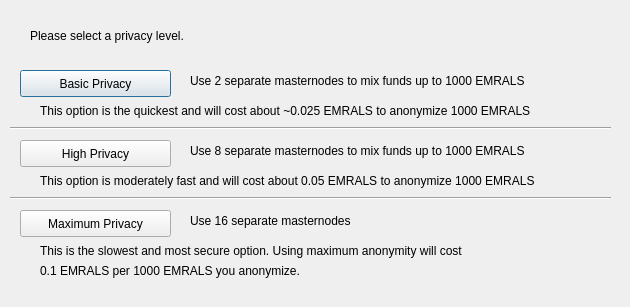
<?xml version="1.0" encoding="UTF-8"?>
<ui version="4.0">
 <class>DarksendConfig</class>
 <widget class="QDialog" name="DarksendConfig">
  <property name="geometry">
   <rect>
    <x>0</x>
    <y>0</y>
    <width>630</width>
    <height>307</height>
   </rect>
  </property>
  <property name="windowTitle">
   <string>Configure PrivateSend</string>
  </property>
  <widget class="QPushButton" name="buttonBasic">
   <property name="geometry">
    <rect>
     <x>20</x>
     <y>70</y>
     <width>151</width>
     <height>27</height>
    </rect>
   </property>
   <property name="text">
    <string>Basic Privacy</string>
   </property>
  </widget>
  <widget class="QPushButton" name="buttonHigh">
   <property name="geometry">
    <rect>
     <x>20</x>
     <y>140</y>
     <width>151</width>
     <height>27</height>
    </rect>
   </property>
   <property name="text">
    <string>High Privacy</string>
   </property>
  </widget>
  <widget class="QPushButton" name="buttonMax">
   <property name="geometry">
    <rect>
     <x>20</x>
     <y>210</y>
     <width>151</width>
     <height>27</height>
    </rect>
   </property>
   <property name="text">
    <string>Maximum Privacy</string>
   </property>
  </widget>
  <widget class="QLabel" name="label">
   <property name="geometry">
    <rect>
     <x>30</x>
     <y>20</y>
     <width>571</width>
     <height>31</height>
    </rect>
   </property>
   <property name="text">
    <string>Please select a privacy level.</string>
   </property>
  </widget>
  <widget class="QLabel" name="label_2">
   <property name="geometry">
    <rect>
     <x>190</x>
     <y>70</y>
     <width>421</width>
     <height>21</height>
    </rect>
   </property>
   <property name="text">
    <string>Use 2 separate masternodes to mix funds up to 1000 EMRALS</string>
   </property>
  </widget>
  <widget class="QLabel" name="label_3">
   <property name="geometry">
    <rect>
     <x>190</x>
     <y>140</y>
     <width>411</width>
     <height>21</height>
    </rect>
   </property>
   <property name="text">
    <string>Use 8 separate masternodes to mix funds up to 1000 EMRALS</string>
   </property>
  </widget>
  <widget class="QLabel" name="label_4">
   <property name="geometry">
    <rect>
     <x>190</x>
     <y>210</y>
     <width>421</width>
     <height>21</height>
    </rect>
   </property>
   <property name="text">
    <string>Use 16 separate masternodes</string>
   </property>
  </widget>
  <widget class="QLabel" name="label_6">
   <property name="geometry">
    <rect>
     <x>40</x>
     <y>100</y>
     <width>561</width>
     <height>21</height>
    </rect>
   </property>
   <property name="text">
    <string>This option is the quickest and will cost about ~0.025 EMRALS to anonymize 1000 EMRALS</string>
   </property>
  </widget>
  <widget class="QLabel" name="label_7">
   <property name="geometry">
    <rect>
     <x>40</x>
     <y>170</y>
     <width>561</width>
     <height>21</height>
    </rect>
   </property>
   <property name="text">
    <string>This option is moderately fast and will cost about 0.05 EMRALS to anonymize 1000 EMRALS</string>
   </property>
  </widget>
  <widget class="QLabel" name="label_8">
   <property name="geometry">
    <rect>
     <x>40</x>
     <y>240</y>
     <width>561</width>
     <height>21</height>
    </rect>
   </property>
   <property name="text">
    <string>This is the slowest and most secure option. Using maximum anonymity will cost</string>
   </property>
  </widget>
  <widget class="QLabel" name="label_9">
   <property name="geometry">
    <rect>
     <x>40</x>
     <y>260</y>
     <width>561</width>
     <height>21</height>
    </rect>
   </property>
   <property name="text">
    <string>0.1 EMRALS per 1000 EMRALS you anonymize.</string>
   </property>
  </widget>
  <widget class="Line" name="line">
   <property name="geometry">
    <rect>
     <x>10</x>
     <y>120</y>
     <width>601</width>
     <height>16</height>
    </rect>
   </property>
   <property name="orientation">
    <enum>Qt::Horizontal</enum>
   </property>
  </widget>
  <widget class="Line" name="line_2">
   <property name="geometry">
    <rect>
     <x>10</x>
     <y>190</y>
     <width>601</width>
     <height>16</height>
    </rect>
   </property>
   <property name="orientation">
    <enum>Qt::Horizontal</enum>
   </property>
  </widget>
 </widget>
 <resources/>
 <connections/>
</ui>
